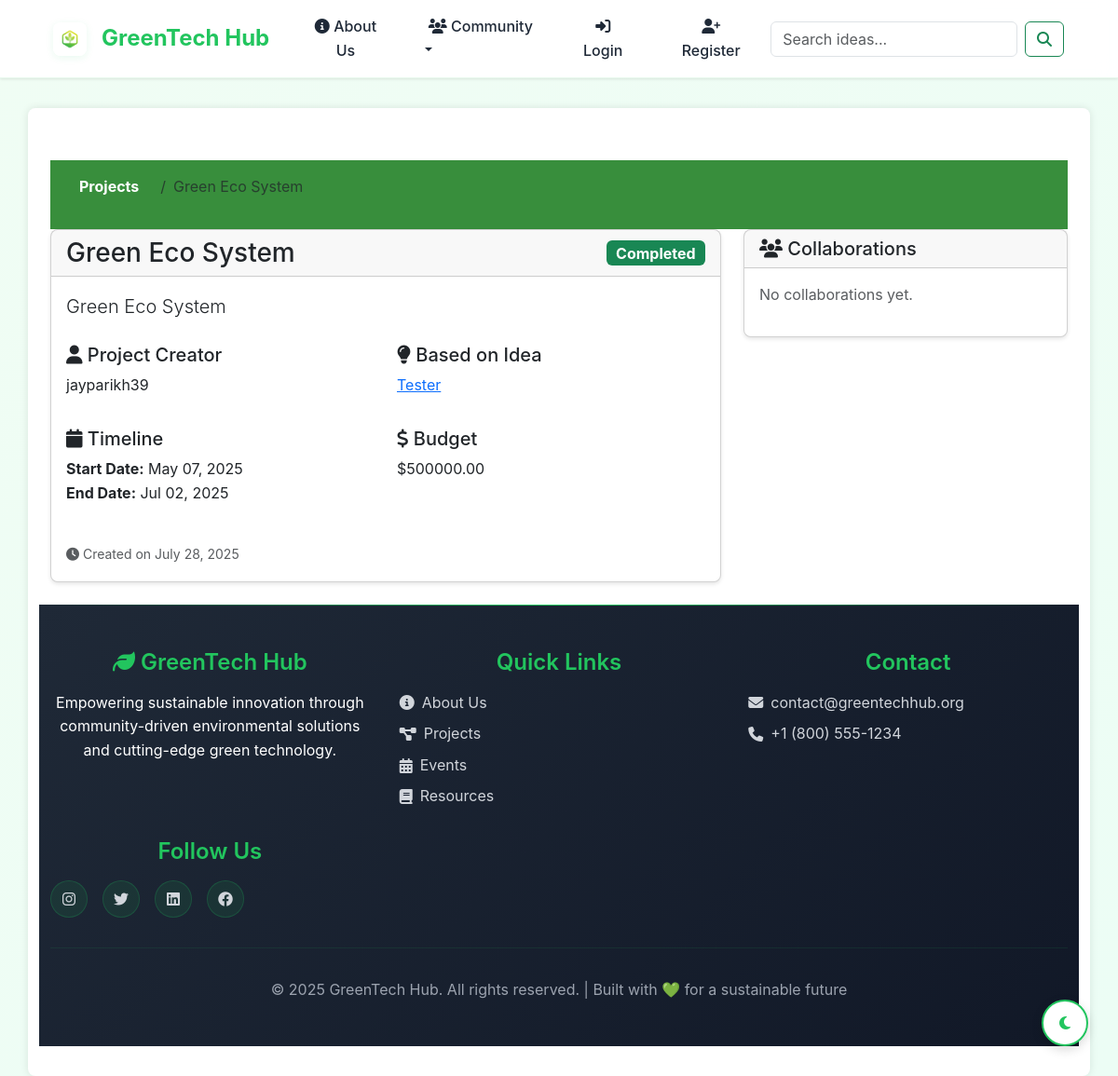
The app's page /projects/2/ with its own data.
### green_app/models.py (models this page shows, shortened)
class Project(models.Model):
    STATUS_CHOICES = [
        ('planning', 'Planning'),
        ('in_progress', 'In Progress'),
        ('completed', 'Completed'),
        ('on_hold', 'On Hold'),
    ]
    title = models.CharField(max_length=200)
    description = models.TextField()
    idea = models.ForeignKey(GreenIdea, on_delete=models.CASCADE, related_name='projects')
    creator = models.ForeignKey(User, on_delete=models.CASCADE)
    status = models.CharField(max_length=20, choices=STATUS_CHOICES, default='planning')
    start_date = models.DateField()
    end_date = models.DateField(null=True, blank=True)
    budget = models.DecimalField(max_digits=10, decimal_places=2, null=True, blank=True)
    created_at = models.DateTimeField(auto_now_add=True)

class GreenIdea(models.Model):
    title = models.CharField(max_length=200)
    description = models.TextField()
    submitted_by = models.ForeignKey(User, on_delete=models.CASCADE)
    category = models.ForeignKey(Category, on_delete=models.SET_NULL, null=True)
    image = models.ImageField(upload_to='idea_images/', blank=True, null=True)
    submission_date = models.DateTimeField(auto_now_add=True)
    is_featured = models.BooleanField(default=False)
    views_count = models.IntegerField(default=0)

### green_app/views.py (the view)
# urls.py: path('projects/<int:pk>/', views.ProjectDetailView.as_view(), name='project_detail'),
class ProjectDetailView(DetailView):
    model = Project
    template_name = 'green_app/project_detail.html'
    def get_context_data(self, **kwargs):
        context = super().get_context_data(**kwargs)
        context['collaborations'] = self.object.collaborations.all()
        context['collaboration_form'] = CollaborationForm()
        return context

### green_app/forms.py
class CollaborationForm(forms.ModelForm):
    class Meta:
        model = Collaboration
        fields = ['project', 'role', 'message']
        widgets = {
            'role': forms.TextInput(attrs={'placeholder': 'e.g., Developer, Designer, Researcher'}),
            'message': forms.Textarea(attrs={'rows': 3, 'placeholder': 'Describe your interest in collaborating...'}),
        }

### templates/green_app/project_detail.html (shortened to what this page needs)
{% extends 'green_app/base.html' %}
{% block content %}
<div class="container mt-4">
    <nav aria-label="breadcrumb">
        <ol class="breadcrumb">
            <li class="breadcrumb-item"><a href="{% url 'project_list' %}">Projects</a></li>
            <li class="breadcrumb-item active">{{ project.title }}</li>
        </ol>
    </nav>
    <div class="row">
        <div class="col-lg-8">
            <div class="card mb-4">
                <div class="card-header">
                    <div class="d-flex justify-content-between align-items-center">
                        <h1 class="h3 mb-0">{{ project.title }}</h1>
                        <span class="badge bg-{% if project.status == 'completed' %}success{% elif project.status == 'in_progress' %}warning{% elif project.status == 'planning' %}info{% else %}secondary{% endif %} fs-6">
                            {{ project.get_status_display }}
                        </span>
                    </div>
                </div>
                <div class="card-body">
                    <p class="lead">{{ project.description }}</p>
                    <div class="row mt-4">
                        <div class="col-md-6">
                            <h5><i class="fas fa-user"></i> Project Creator</h5>
                            <p>{{ project.creator.username }}</p>
                        </div>
                        <div class="col-md-6">
                            <h5><i class="fas fa-lightbulb"></i> Based on Idea</h5>
                            <p><a href="{% url 'idea_detail' project.idea.pk %}">{{ project.idea.title }}</a></p>
                        </div>
                    </div>
                    <div class="row mt-3">
                        <div class="col-md-6">
                            <h5><i class="fas fa-calendar"></i> Timeline</h5>
                            <p>
                                <strong>Start Date:</strong> {{ project.start_date|date:"M d, Y" }}<br>
                                {% if project.end_date %}
                                    <strong>End Date:</strong> {{ project.end_date|date:"M d, Y" }}
                                {% else %}
                                    <strong>End Date:</strong> <span class="text-muted">Not set</span>
                                {% endif %}
                            </p>
                        </div>
                        <div class="col-md-6">
                            <h5><i class="fas fa-dollar-sign"></i> Budget</h5>
                            {% if project.budget %}
                                <p>${{ project.budget }}</p>
                            {% else %}
                                <p class="text-muted">Not specified</p>
                            {% endif %}
                        </div>
                    </div>
                    <div class="mt-4">
                        <small class="text-muted">
                            <i class="fas fa-clock"></i> Created on {{ project.created_at|date:"F d, Y" }}
                        </small>
                    </div>
                </div>
            </div>
        </div>
        <div class="col-lg-4">
            <div class="card mb-4">
                <div class="card-header">
                    <h5 class="mb-0"><i class="fas fa-users"></i> Collaborations</h5>
                </div>
                <div class="card-body">
                    {% if collaborations %}
                        {% for collaboration in collaborations %}
                        <div class="d-flex justify-content-between align-items-center mb-3 p-2 border rounded">
                            <div>
                                <strong>{{ collaboration.collaborator.username }}</strong><br>
                                <small class="text-muted">{{ collaboration.role }}</small>
                            </div>
                            <span class="badge bg-{% if collaboration.status == 'accepted' %}success{% elif collaboration.status == 'pending' %}warning{% elif collaboration.status == 'rejected' %}danger{% else %}secondary{% endif %}">
                                {{ collaboration.get_status_display }}
                            </span>
                        </div>
                        {% endfor %}
                    {% else %}
                        <p class="text-muted">No collaborations yet.</p>
                    {% endif %}
                </div>
            </div>
        </div>
    </div>
</div>
{% endblock %}

### static/green_app/style.css (style rules this page uses)
body { font-family: 'Segoe UI', Tahoma, Geneva, Verdana, sans-serif; margin: 0; padding: 0; background-color: #f4f6f8; color: #333; }
nav { background-color: #388e3c; padding: 1rem; text-align: center; }
nav a { color: white; margin: 0 15px; text-decoration: none; font-weight: bold; }
h1, h2, h3 { color: #2e7d32; }
.card { border-radius: 0.5rem; }

### templates/green_app/base.html (style rules this page uses)
:root { --primary-green: #22c55e; --dark-green: #15803d; --light-green: #dcfce7; --accent-green: #10b981; --text-dark: #1f2937; --text-light: #6b7280; --card-shadow: 0 4px 6px -1px rgb(0 0 0 / 0.1), 0 2px 4px -2px rgb(0 0 0 / 0.1); --card-hover-shadow: 0 20px 25px -5px rgb(0 0 0 / 0.1), 0 10px 10px -5px rgb(0 0 0 / 0.04); }
* { margin: 0; padding: 0; box-sizing: border-box; }
body { background: linear-gradient(135deg, #f0fdf4 0%, #ecfdf5 100%); font-family: 'Inter', -apple-system, BlinkMacSystemFont, sans-serif; line-height: 1.6; color: var(--text-dark); display: flex; flex-direction: column; min-height: 100vh; }

### templates/green_app/project_detail.html (style rules this page uses)
.badge { font-size: 0.875rem; }
.card { box-shadow: 0 2px 4px rgba(0,0,0,0.1); }

### records on screen
Project: title "Green Eco System", status "Completed", description "Green Eco System", creator.username "jayparikh39", idea "Tester", start_date "May 07, 2025", end_date "Jul 02, 2025", budget "500000.00", created_at "July 28, 2025"
